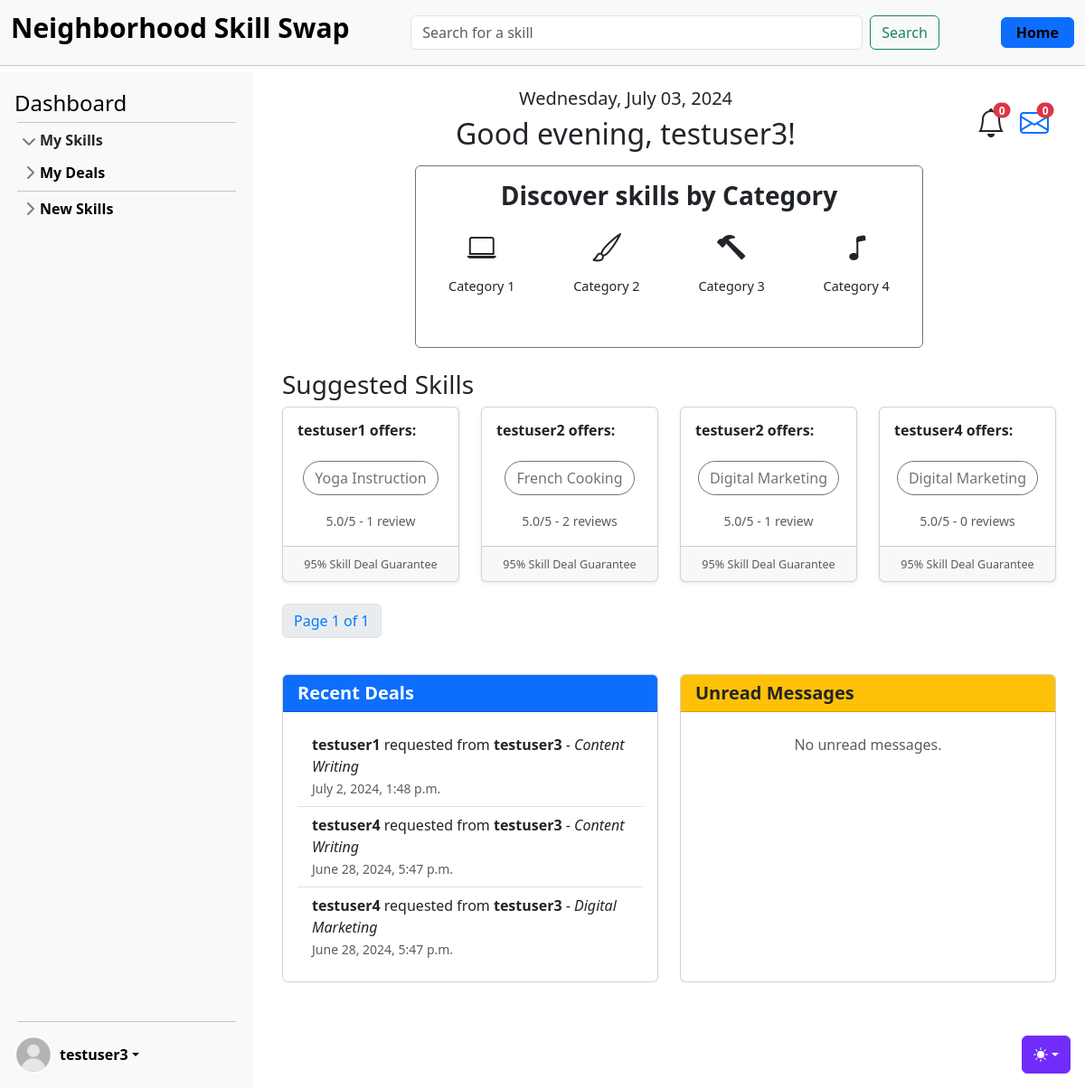
Before: /accounts/dashboard/4/ (signed in) with the older database file.
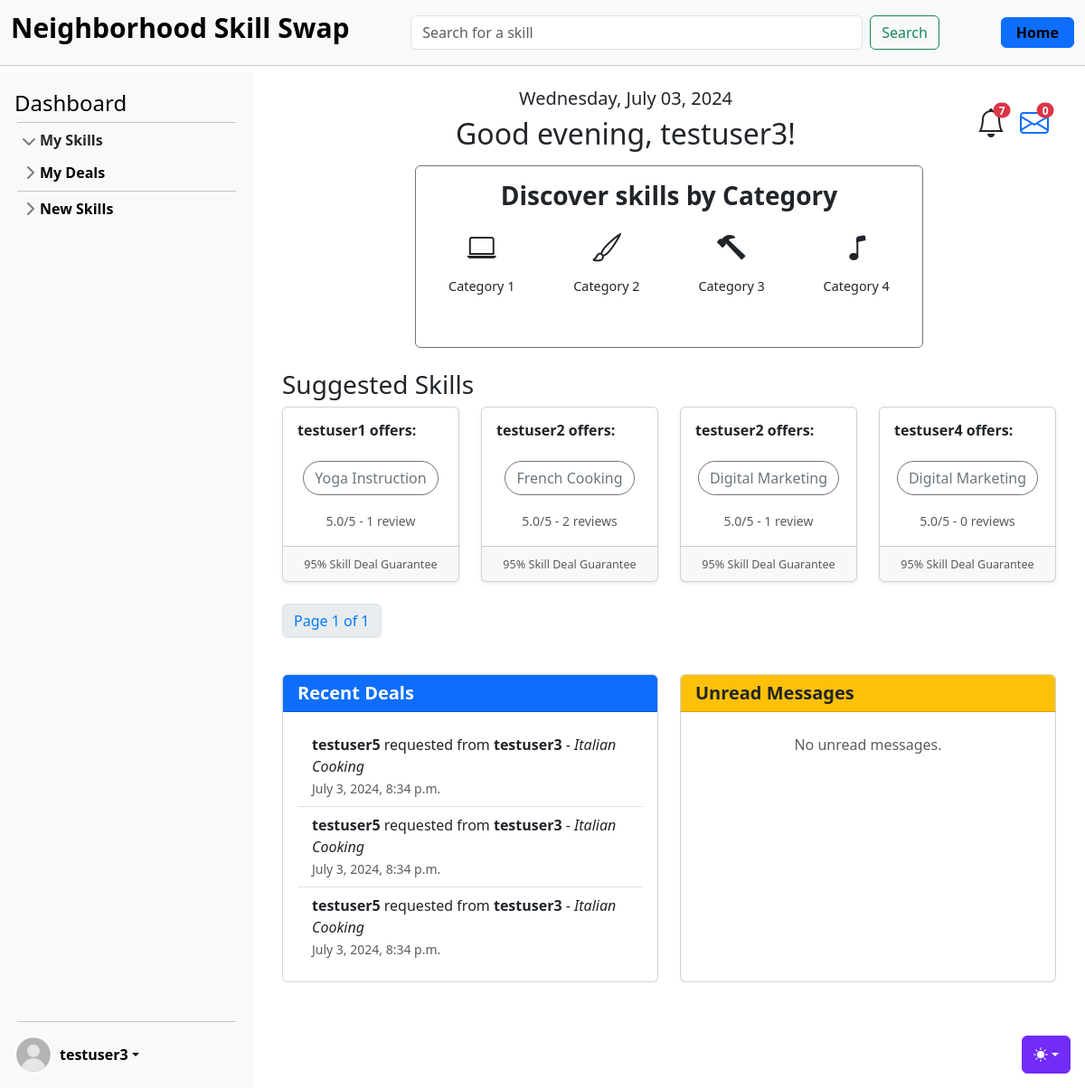
After: the same page with the newer database file.
### skills/models.py (models this page shows, shortened)
class Skill(models.Model):
    name = models.CharField(max_length=100, blank=False)
    level = models.CharField(max_length=20, blank=False)
    description = models.TextField()
    owner = models.ForeignKey(settings.AUTH_USER_MODEL, on_delete=models.CASCADE)
    category = models.ForeignKey(Category, on_delete=models.CASCADE)
    date = models.DateTimeField(auto_now_add=True)
    skill_type = models.CharField(max_length=20, blank=False)
    rating = models.FloatField(default=5.0)

class SkillDeal(models.Model):
    PENDING = "pending"
    ACTIVE = "active"
    COMPLETED = "completed"
    CANCELLED = "cancelled"
    STATUS_CHOICES = [
        (PENDING, "Pending"),
        (ACTIVE, "Active"),
        (COMPLETED, "Completed"),
        (CANCELLED, "Cancelled"),
    ]
    skill = models.ForeignKey(Skill, on_delete=models.CASCADE)
    owner = models.ForeignKey(
        settings.AUTH_USER_MODEL, on_delete=models.CASCADE, related_name="owner"
    )
    provider = models.ForeignKey(
        settings.AUTH_USER_MODEL, on_delete=models.CASCADE, related_name="requester"
    )
    status = models.CharField(max_length=20, choices=STATUS_CHOICES, default=PENDING)
    created_at = models.DateTimeField(auto_now_add=True)
    start_date = models.DateTimeField(null=True, blank=True)
    end_date = models.DateTimeField(null=True, blank=True)

### accounts/models.py (models this page shows, shortened)
class CustomUser(AbstractUser):
    age = models.PositiveIntegerField(null=True, blank=True)

### accounts/views.py (the view)
# urls.py: path("dashboard/<int:user_id>/", DashboardView.as_view(), name="dashboard"),
class DashboardView(UserPassesTestMixin, View):
    def get(self, request, user_id):
        user = get_object_or_404(CustomUser, id=user_id)
        now = timezone.now()
        current_date = now.strftime("%A, %B %d, %Y")
        hour = now.hour
        if hour < 12:
            greeting = "Good morning"
        elif hour < 18:
            greeting = "Good afternoon"
        else:
            greeting = "Good evening"
        wanted_skills = Skill.objects.filter(owner=user, skill_type="wanted")
        wanted_skills_names = [skill.name for skill in wanted_skills]
        selected_skills = (
            Skill.objects.filter(name__in=wanted_skills_names, skill_type="offered")
            .exclude(owner=user)
            .annotate(reviews_count=Count("review"))
        )
        paginator = Paginator(selected_skills, 4)
        page_number = request.GET.get("page")
        suggested_skills = paginator.get_page(page_number)
        recent_deals = SkillDeal.objects.filter(provider=user).order_by("-created_at")[
            :3
        ]
        unread_messages = Message.objects.filter(receiver=user, is_read=False).order_by(
            "-timestamp"
        )[:3]
        unread_messages_count = unread_messages.count()
        pending_deals_count = SkillDeal.objects.filter(
            provider=user, status=SkillDeal.PENDING
        ).count()
        context = {
            "user": user,
            "suggested_skills": suggested_skills,
            "current_date": current_date,
            "greeting": greeting,
            "recent_deals": recent_deals,
            "unread_messages": unread_messages,
            "unread_messages_count": unread_messages_count,
            "pending_deals_count": pending_deals_count,
        }
        return render(request, "dashboard.html", context)
    def test_func(self) -> bool:
        return self.request.user.id == self.kwargs["user_id"]

### templates/dashboard.html (shortened to what the changed rows need)
{% extends 'base.html' %}
{% load static %}
{% block content %}
<div class="container mt-1">
    <div class="row mt-1 mb-2">
        <div class="col-12 d-flex justify-content-between align-items-center">
            <div class="text-center w-100">
                <h2>{{ greeting }}, {{ user.username }}!</h2>
            </div>
            <div class="text-right  d-flex justify-content-end align-items-center">
                <div class="notification-bell position-relative d-inline-block mx-2">
                    <span class="notification-count position-absolute translate-middle badge rounded-pill bg-danger">
                        {{ pending_deals_count }}
                    </span>
                    <i class="bi bi-bell" style="font-size: 2rem;"></i>
                </div>
            </div>
        </div>
    </div>
    <div class="row mt-4">
        <div class="col-12">
            <div class="row">
                {% for skill in suggested_skills %}
                <div class="col-md-3 mb-4">
                    <div class="card h-100 shadow-sm">
                        <div class="card-body">
                            <h6 class="card-title mb-4">{{ skill.owner.username }} offers:</h6>
                            <p class="card-text text-center">
                                <a href="{% url 'skill_detail' skill.pk %}" class="btn btn-outline-secondary rounded-pill">{{ skill.name }}</a>
                            </p>
                            {% if skill.reviews_count == 1 %}
                            <p class="card-text text-center"><small class="text-muted">{{ skill.rating }}/5 - {{ skill.reviews_count }} review</small></p>
                            {% else %}
                            <p class="card-text text-center"><small class="text-muted">{{ skill.rating }}/5 - {{ skill.reviews_count }} reviews</small></p>
                            {% endif %}
                        </div>
                        <div class="card-footer text-center">
                            <small class="text-muted">95% Skill Deal Guarantee</small>
                        </div>
                    </div>
                </div>
                {% endfor %}
            </div>
        </div>
    </div>
    <div class="row mt-4">
        <div class="col-md-6 mb-4">
            <div class="card h-100">
                <div class="card-body">
                    <ul class="list-group list-group-flush">
                        {% for deal in recent_deals %}
                        <li class="list-group-item">
                            <strong>{{ deal.owner.username }}</strong> requested from <strong>{{ deal.provider.username }}</strong> - <em>{{ deal.skill.name }}</em> <br>
                            <small class="text-muted">{{ deal.created_at|date:"F j, Y, g:i a" }}</small>
                        </li>
                        {% empty %}
                        <li class="list-group-item text-center text-muted">
                            No recent deals.
                        </li>
                        {% endfor %}
                    </ul>
                </div>
            </div>
        </div>
    </div>
</div>
{% endblock %}

Changed rows visible on the page:
no longer on this page (row unchanged): SkillDeal: owner.username "testuser1", provider.username "testuser3", skill.name "Content Writing", created_at "July 2, 2024, 1:48 p.m."
no longer on this page (row unchanged): SkillDeal: owner.username "testuser4", provider.username "testuser3", skill.name "Content Writing", created_at "June 28, 2024, 5:47 p.m."
no longer on this page (row unchanged): SkillDeal: owner.username "testuser4", provider.username "testuser3", skill.name "Digital Marketing", created_at "June 28, 2024, 5:47 p.m."
added SkillDeal: owner.username "testuser5", provider.username "testuser3", skill.name "Italian Cooking", created_at "July 3, 2024, 8:34 p.m."
added SkillDeal: owner.username "testuser5", provider.username "testuser3", skill.name "Italian Cooking", created_at "July 3, 2024, 8:34 p.m."
added SkillDeal: owner.username "testuser5", provider.username "testuser3", skill.name "Italian Cooking", created_at "July 3, 2024, 8:34 p.m."
Other visible differences:
{{ pending_deals_count }}: "0" → "7"
